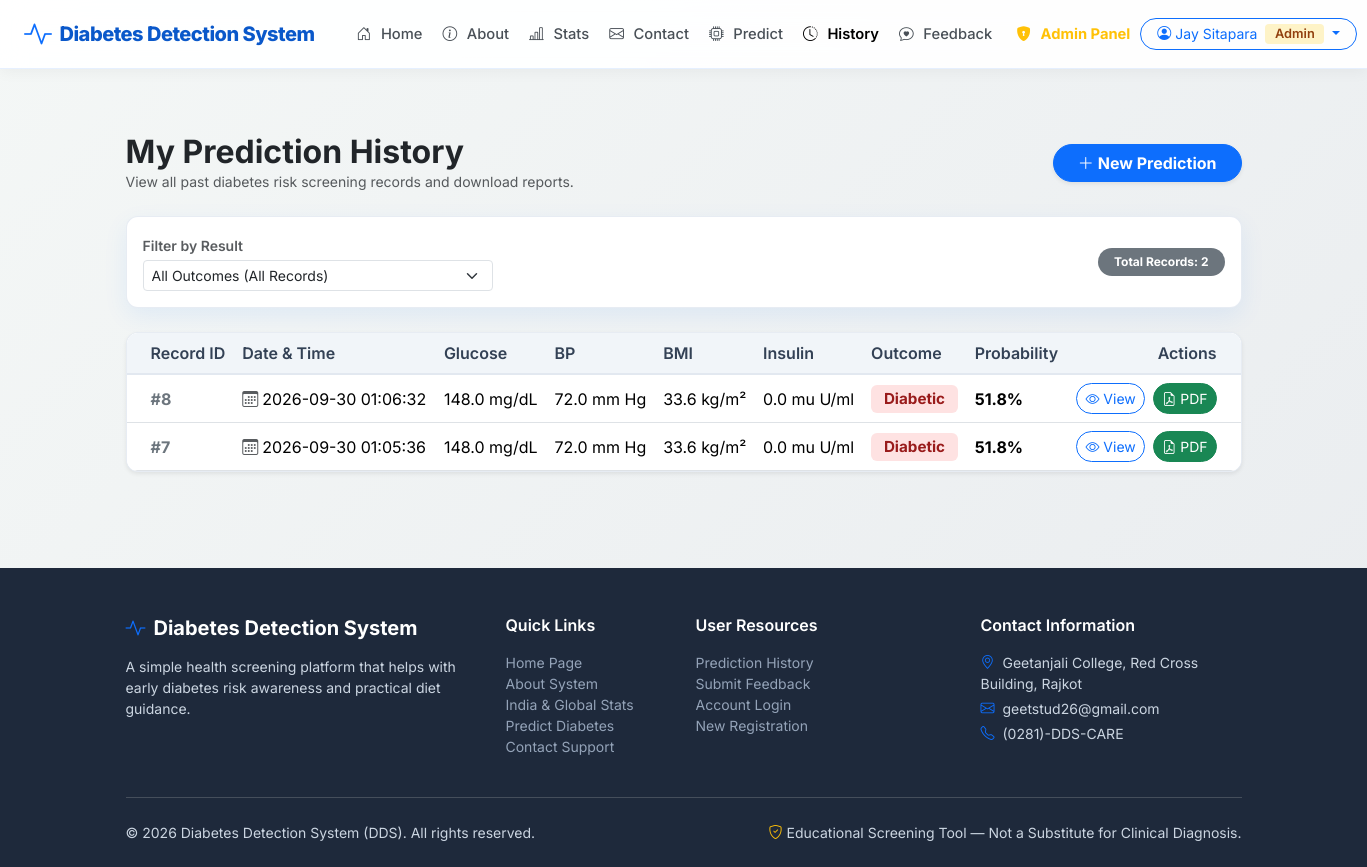
Screenshot of /history (signed in) with the database file from the repository.
### tables this page shows
CREATE TABLE users (
            id INTEGER PRIMARY KEY AUTOINCREMENT,
            username TEXT UNIQUE NOT NULL,
            email TEXT UNIQUE NOT NULL,
            password_hash TEXT NOT NULL,
            is_admin BOOLEAN DEFAULT 0,
            created_at TIMESTAMP DEFAULT CURRENT_TIMESTAMP
        );

CREATE TABLE predictions (
            id INTEGER PRIMARY KEY AUTOINCREMENT,
            user_id INTEGER NOT NULL,
            pregnancies INTEGER,
            glucose REAL,
            blood_pressure REAL,
            skin_thickness REAL,
            insulin REAL,
            bmi REAL,
            diabetes_pedigree REAL,
            age INTEGER,
            result TEXT NOT NULL,
            probability REAL NOT NULL,
            created_at TIMESTAMP DEFAULT CURRENT_TIMESTAMP,
            FOREIGN KEY (user_id) REFERENCES users (id)
        );

### app.py (the view)
@app.route('/history')
@login_required
def history():
    conn = get_db_connection()
    search = request.args.get('search', '').strip()
    result_filter = request.args.get('result_filter', '').strip()
    query = 'SELECT * FROM predictions WHERE user_id = ?'
    params = [current_user.id]
    if result_filter:
        query += ' AND result = ?'
        params.append(result_filter)
    query += ' ORDER BY created_at DESC'
    predictions = conn.execute(query, params).fetchall()
    conn.close()
    return render_template('history.html', predictions=predictions, result_filter=result_filter)

### app.py (called while the page is built)
def get_db_connection():
    conn = sqlite3.connect(DB_PATH)
    conn.row_factory = sqlite3.Row
    return conn

@login_manager.user_loader
def load_user(user_id):
    conn = get_db_connection()
    user_row = conn.execute('SELECT * FROM users WHERE id = ?', (user_id,)).fetchone()
    conn.close()
    if user_row:
        return User(user_row['id'], user_row['username'], user_row['email'], user_row['is_admin'])
    return None

### templates/history.html (shortened to what this page needs)
{% extends 'base.html' %}
{% block content %}
<div class="container my-5">
    <div class="d-flex justify-content-between align-items-center mb-4 flex-wrap gap-3">
        <div>
            <h2 class="fw-bold text-dark mb-0">My Prediction History</h2>
            <p class="text-muted small mb-0">View all past diabetes risk screening records and download reports.</p>
        </div>
        <a href="{{ url_for('predict') }}" class="btn btn-primary rounded-pill px-4 fw-bold shadow-sm">
            <i class="bi bi-plus-lg me-1"></i>New Prediction
        </a>
    </div>
    <div class="card card-custom p-3 mb-4">
        <form action="{{ url_for('history') }}" method="GET" class="row g-3 align-items-center">
            <div class="col-md-4">
                <label for="result_filter" class="form-label small fw-semibold text-muted mb-1">Filter by Result</label>
                <select name="result_filter" id="result_filter" class="form-select form-select-sm" onchange="this.form.submit()">
                    <option value="" {% if not result_filter %}selected{% endif %}>All Outcomes (All Records)</option>
                </select>
            </div>
            <div class="col-md-4 ms-auto text-md-end">
                <span class="badge bg-secondary rounded-pill px-3 py-2">
                    Total Records: {{ predictions|length }}
                </span>
            </div>
        </form>
    </div>
    <div class="card card-custom p-0 overflow-hidden shadow-sm">
        <div class="table-responsive">
            <table class="table table-hover align-middle table-custom mb-0">
                <thead>
                    <tr>
                        <th class="ps-4">Record ID</th>
                        <th>Date & Time</th>
                        <th>Glucose</th>
                        <th>BP</th>
                        <th>BMI</th>
                        <th>Insulin</th>
                        <th>Outcome</th>
                        <th>Probability</th>
                        <th class="text-end pe-4">Actions</th>
                    </tr>
                </thead>
                <tbody>
                    {% if predictions %}
                        {% for p in predictions %}
                        <tr>
                            <td class="ps-4 fw-bold text-secondary">#{{ p.id }}</td>
                            <td><i class="bi bi-calendar3 me-1 text-muted"></i>{{ p.created_at }}</td>
                            <td>{{ p.glucose }} mg/dL</td>
                            <td>{{ p.blood_pressure }} mm Hg</td>
                            <td>{{ p.bmi }} kg/m²</td>
                            <td>{{ p.insulin }} mu U/ml</td>
                            <td>
                                {% if p.result == 'Diabetic' %}
                                <span class="badge badge-diabetic">Diabetic</span>
                                {% else %}
                                <span class="badge badge-healthy">Not Diabetic</span>
                                {% endif %}
                            </td>
                            <td class="fw-bold">{{ "%.1f"|format(p.probability) }}%</td>
                            <td class="text-end pe-4">
                                <a href="{{ url_for('result', pred_id=p.id) }}" class="btn btn-sm btn-outline-primary rounded-pill me-1" title="View Full Report">
                                    <i class="bi bi-eye"></i> View
                                </a>
                                <a href="{{ url_for('download_report', pred_id=p.id) }}" class="btn btn-sm btn-success rounded-pill" title="Download PDF Report">
                                    <i class="bi bi-file-earmark-pdf"></i> PDF
                                </a>
                            </td>
                        </tr>
                        {% endfor %}
                    {% endif %}
                </tbody>
            </table>
        </div>
    </div>
</div>
{% endblock %}

### templates/base.html (shortened to what this page needs)
<!DOCTYPE html>
<html lang="en">
<head>
    <link href="https://cdn.jsdelivr.net/npm/bootstrap@5.3.2/dist/css/bootstrap.min.css" rel="stylesheet">
    <link rel="stylesheet" href="https://cdn.jsdelivr.net/npm/bootstrap-icons@1.11.1/font/bootstrap-icons.css">
    <link rel="stylesheet" href="{{ url_for('static', filename='css/style.css') }}">
</head>
<body>
    <nav class="navbar navbar-expand-lg sticky-top navbar-custom">
        <div class="container-fluid px-lg-4 px-3">
            <a class="navbar-brand navbar-brand-logo d-flex align-items-center" href="{{ url_for('home') }}">
                <i class="bi bi-activity text-primary fs-3 me-2"></i>
                <span>Diabetes Detection System</span>
            </a>
            <div class="collapse navbar-collapse" id="navbarMain">
                <ul class="navbar-nav me-auto mb-2 mb-lg-0 ms-lg-3">
                    <li class="nav-item">
                        <a class="nav-link {% if request.endpoint == 'home' %}active{% endif %}" href="{{ url_for('home') }}">
                            <i class="bi bi-house-door me-1"></i>Home
                        </a>
                    </li>
                    <li class="nav-item">
                        <a class="nav-link {% if request.endpoint == 'about' %}active{% endif %}" href="{{ url_for('about') }}">
                            <i class="bi bi-info-circle me-1"></i>About
                        </a>
                    </li>
                    <li class="nav-item">
                        <a class="nav-link {% if request.endpoint == 'stats' %}active{% endif %}" href="{{ url_for('stats') }}">
                            <i class="bi bi-bar-chart-line me-1"></i>Stats
                        </a>
                    </li>
                    <li class="nav-item">
                        <a class="nav-link {% if request.endpoint == 'contact' %}active{% endif %}" href="{{ url_for('contact') }}">
                            <i class="bi bi-envelope me-1"></i>Contact
                        </a>
                    </li>
                    {% if current_user.is_authenticated %}
                    <li class="nav-item">
                        <a class="nav-link {% if request.endpoint == 'predict' %}active{% endif %}" href="{{ url_for('predict') }}">
                            <i class="bi bi-cpu me-1"></i>Predict
                        </a>
                    </li>
                    <li class="nav-item">
                        <a class="nav-link {% if request.endpoint == 'history' %}active{% endif %}" href="{{ url_for('history') }}">
                            <i class="bi bi-clock-history me-1"></i>History
                        </a>
                    </li>
                    {% endif %}
                    <li class="nav-item">
                        <a class="nav-link {% if request.endpoint == 'feedback' %}active{% endif %}" href="{{ url_for('feedback') }}">
                            <i class="bi bi-chat-heart me-1"></i>Feedback
                        </a>
                    </li>
                    {% if current_user.is_authenticated and current_user.is_admin %}
                    <li class="nav-item ms-lg-1">
                        <a class="nav-link text-warning fw-bold {% if request.endpoint == 'admin_dashboard' %}active{% endif %}" href="{{ url_for('admin_dashboard') }}">
                            <i class="bi bi-shield-lock-fill me-1"></i>Admin Panel
                        </a>
                    </li>
                    {% endif %}
                </ul>
                <div class="d-flex align-items-center gap-2">
                    {% if current_user.is_authenticated %}
                    <div class="dropdown">
                        <button class="btn btn-outline-primary btn-sm dropdown-toggle rounded-pill px-3" type="button" data-bs-toggle="dropdown">
                            <i class="bi bi-person-circle me-1"></i>{{ current_user.username }}
                            {% if current_user.is_admin %}<span class="badge badge-admin ms-1">Admin</span>{% endif %}
                        </button>
                    </div>
                    {% else %}
                    <a href="{{ url_for('login') }}" class="btn btn-outline-primary btn-sm rounded-pill px-3">Log In</a>
                    <a href="{{ url_for('signup') }}" class="btn btn-primary btn-sm rounded-pill px-3">Sign Up</a>
                    {% endif %}
                </div>
            </div>
        </div>
    </nav>
    <main class="content-wrapper">
        {% block content %}{% endblock %}
    </main>
    <footer class="footer-custom">
        <div class="container">
            <div class="row g-4">
                <div class="col-lg-4 col-md-6">
                    <h5 class="text-white fw-bold mb-3 d-flex align-items-center">
                        <i class="bi bi-activity text-primary me-2"></i>Diabetes Detection System
                    </h5>
                    <p class="small text-slate-400 mb-3">
                        A simple health screening platform that helps with early diabetes risk awareness and practical diet guidance.
                    </p>
                </div>
                <div class="col-lg-2 col-md-6">
                    <h6 class="text-white fw-semibold mb-3">Quick Links</h6>
                    <ul class="list-unstyled small space-y-2">
                        <li><a href="{{ url_for('home') }}">Home Page</a></li>
                        <li><a href="{{ url_for('about') }}">About System</a></li>
                        <li><a href="{{ url_for('stats') }}">India & Global Stats</a></li>
                        <li><a href="{{ url_for('predict') }}">Predict Diabetes</a></li>
                        <li><a href="{{ url_for('contact') }}">Contact Support</a></li>
                    </ul>
                </div>
                <div class="col-lg-3 col-md-6">
                    <h6 class="text-white fw-semibold mb-3">User Resources</h6>
                    <ul class="list-unstyled small space-y-2">
                        <li><a href="{{ url_for('history') }}">Prediction History</a></li>
                        <li><a href="{{ url_for('feedback') }}">Submit Feedback</a></li>
                        <li><a href="{{ url_for('login') }}">Account Login</a></li>
                        <li><a href="{{ url_for('signup') }}">New Registration</a></li>
                    </ul>
                </div>
                <div class="col-lg-3 col-md-6">
                    <h6 class="text-white fw-semibold mb-3">Contact Information</h6>
                    <p class="small mb-1"><i class="bi bi-geo-alt text-primary me-2"></i>Geetanjali College, Red Cross Building, Rajkot</p>
                    <p class="small mb-1"><i class="bi bi-envelope text-primary me-2"></i>geetstud26@gmail.com</p>
                    <p class="small mb-0"><i class="bi bi-telephone text-primary me-2"></i>(0281)-DDS-CARE</p>
                </div>
            </div>
            <hr class="my-4 border-secondary opacity-50">
            <div class="row align-items-center small">
                <div class="col-md-6 text-center text-md-start">
                    &copy; 2026 Diabetes Detection System (DDS). All rights reserved.
                </div>
                <div class="col-md-6 text-center text-md-end text-slate-400">
                    <i class="bi bi-shield-check text-warning me-1"></i>Educational Screening Tool — Not a Substitute for Clinical Diagnosis.
                </div>
            </div>
        </div>
    </footer>
</body>
</html>

### static/css/style.css (style rules this page uses)
:root { --primary-color: #0d6efd; --primary-hover: #0b5ed7; --primary-dark: #0a58ca; --emerald-green: #198754; --soft-emerald: #d1e7dd; --risk-red: #dc3545; --warning-amber: #ffc107; --bg-gradient: linear-gradient(135deg, #f4f7f6 0%, #e9ecef 100%); --card-bg: #ffffff; --text-primary: #212529; --text-muted: #6c757d; --border-radius: 12px; --box-shadow: 0 8px 24px rgba(13, 110, 253, 0.08); }
body { font-family: 'Inter', system-ui, -apple-system, sans-serif; background: var(--bg-gradient); color: var(--text-primary); min-height: 100vh; display: flex; flex-direction: column; }
main.content-wrapper { flex: 1 0 auto; padding-bottom: 3rem; }
.navbar-custom { background: rgba(255, 255, 255, 0.92); backdrop-filter: blur(12px); box-shadow: 0 2px 15px rgba(0, 0, 0, 0.05); border-bottom: 1px solid rgba(13, 110, 253, 0.1); }
.navbar-brand-logo { font-weight: 800; font-size: 1.25rem; color: var(--primary-dark); letter-spacing: -0.5px; white-space: nowrap; }
.nav-link { font-weight: 500; font-size: 0.92rem; color: #495057; margin: 0 2px; white-space: nowrap; display: inline-flex; align-items: center; gap: 0.35rem; transition: all 0.2s ease; }
.nav-link:hover, .nav-link.active { color: var(--primary-color); font-weight: 600; }
.footer-custom { background: #1e293b; color: #cbd5e1; padding: 3rem 0 1.5rem; margin-top: auto; }
.footer-custom a { color: #94a3b8; text-decoration: none; transition: color 0.2s ease; }
.card-custom { background: var(--card-bg); border: 1px solid rgba(226, 232, 240, 0.8); border-radius: var(--border-radius); box-shadow: var(--box-shadow); transition: transform 0.2s ease, box-shadow 0.2s ease; }
.badge-diabetic { background-color: #fee2e2; color: #991b1b; font-weight: 700; font-size: 0.95rem; padding: 0.4rem 0.8rem; border-radius: 6px; }
.badge-admin { background-color: #fef3c7; color: #92400e; font-weight: 600; font-size: 0.8rem; padding: 0.25rem 0.6rem; border-radius: 4px; }
.table-custom { background: white; border-radius: 10px; overflow: hidden; box-shadow: 0 2px 8px rgba(0, 0, 0, 0.04); }
.table-custom th { background: #f1f5f9; color: #334155; font-weight: 600; border-bottom: 2px solid #e2e8f0; }

### rows the page displays
users: username "Jay Sitapara"
predictions: id "8", created_at "2026-09-30 01:06:32", glucose "148.0", blood_pressure "72.0", bmi "33.6", insulin "0.0", result "Diabetic", probability "51.8"
predictions: id "7", created_at "2026-09-30 01:05:36", glucose "148.0", blood_pressure "72.0", bmi "33.6", insulin "0.0", result "Diabetic", probability "51.8"

### other values shown
{{ predictions|length }} "2"
